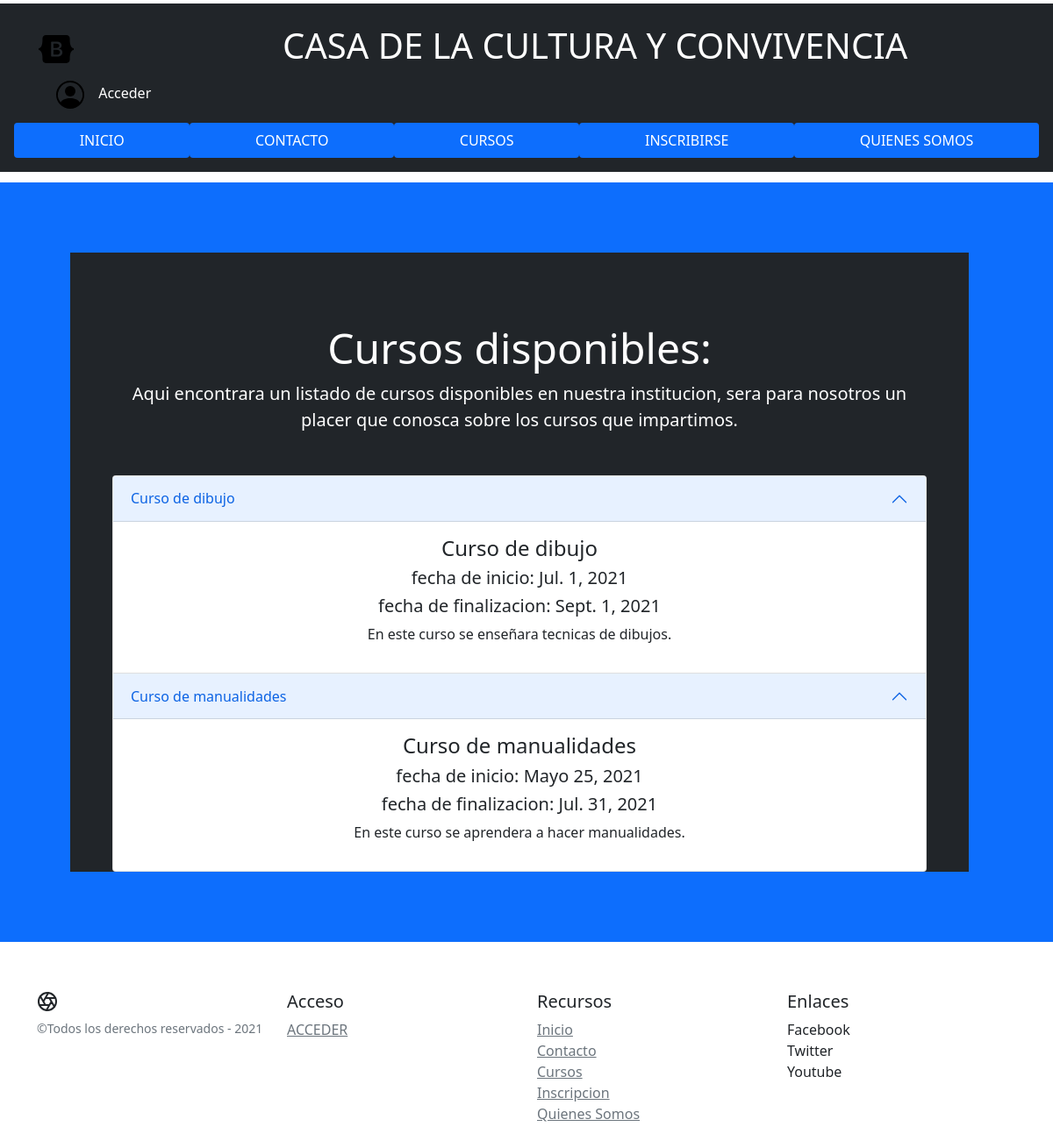
/casacultura/verCursos, run on an earlier commit of the app's database.
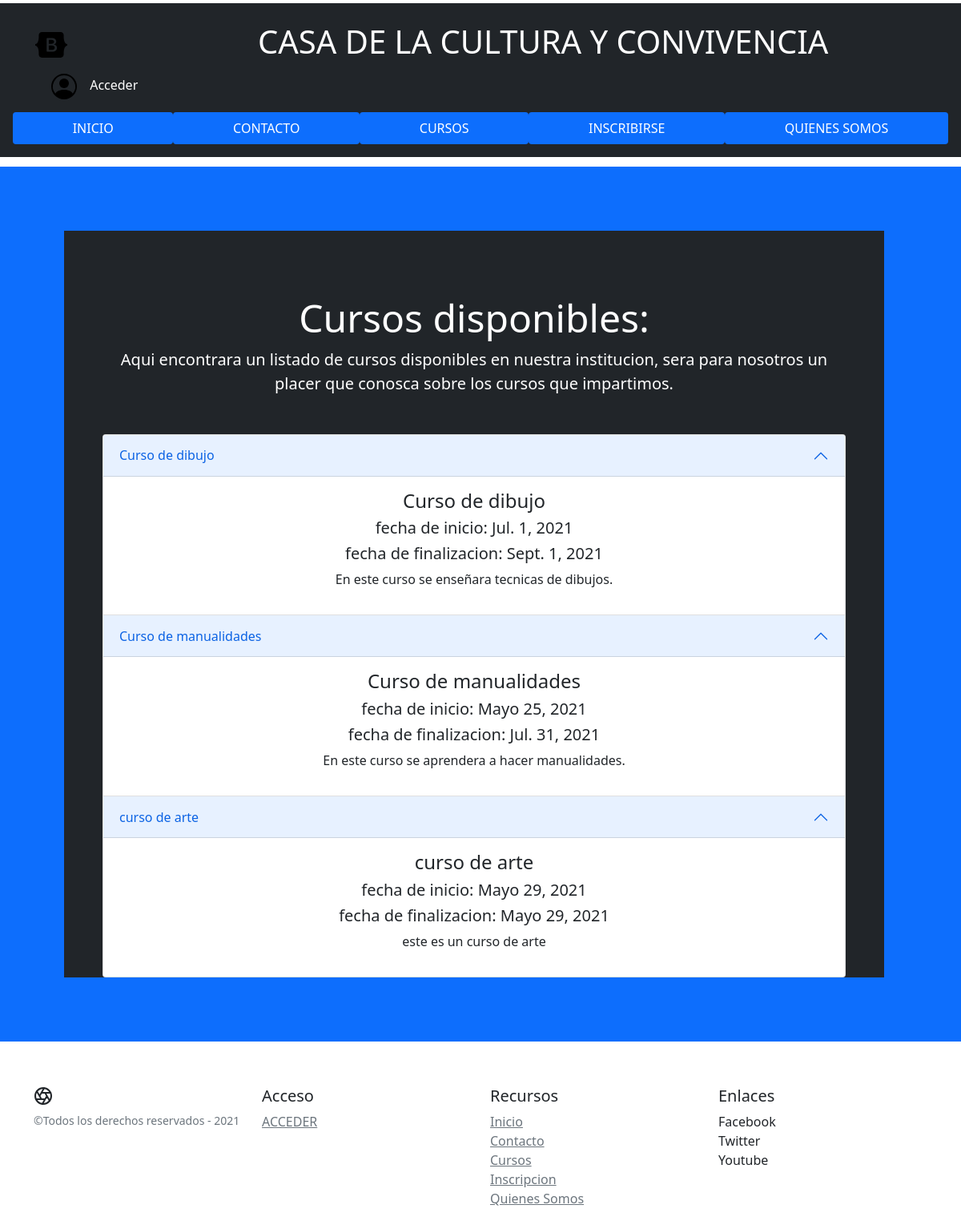
And on a later commit of the database.
### cursos/models.py (models this page shows, shortened)
class cursos(models.Model):
    nombre=models.CharField(max_length=100)
    descripcion=models.CharField(max_length=200)
    fecha_inicio=models.DateField()
    fecha_fin=models.DateField()

### cursos/views.py (the view)
# urls.py: path('verCursos',views.verCursos,name='verCursos'),
def verCursos(request):
    lista_cursos=cursos.objects.order_by('nombre')[:]
    template = loader.get_template('cursos/cursos.html')
    context = {
        'cursos_list': lista_cursos,
    }
    return  HttpResponse(template.render(context, request))

### cursos/templates/cursos/cursos.html (shortened to what this page needs)
{% extends "cursos/menu.html" %}
{% block content %}
<div class="position-relative overflow-hidden p-3 p-md-5 m-md-3 text-center bg-primary">
<div class="bg-dark me-md-3 pt-3 px-3 pt-md-5 px-md-5 text-center text-white overflow-hidden">
      <div class="my-3 py-3">
        <h2 class="display-5">Cursos disponibles:</h2>
        <p class="lead">Aqui encontrara un listado de cursos disponibles en nuestra institucion, sera para nosotros
          un placer que conosca sobre los cursos que impartimos.</p>
      </div>
{% if cursos_list %}
    <div class="accordion" id="accordionExample">
        {% for curso in cursos_list %}
  <div class="accordion-item">
    <h2 class="accordion-header" id="headingOne">
      <button class="accordion-button" type="button" data-bs-toggle="collapse" data-bs-target="#collapseOne" aria-expanded="true" aria-controls="collapseOne">
        {{curso.nombre}}
      </button>
    </h2>
    <div id="collapseOne" class="accordion-collapse collapse show" aria-labelledby="headingOne" data-bs-parent="#accordionExample">
      <div class="accordion-body text-dark">
         <h4 class="text-dark"> {{curso.nombre}}</h4>
          <h5>fecha de inicio: {{curso.fecha_inicio}}</h5>
          <h5>fecha de finalizacion: {{curso.fecha_fin}}</h5>
          <p>{{curso.descripcion}}</p>
      </div>
    </div>
  </div>
         {% endfor %}
   </div>
{% else %}
     <div class="bg-light shadow-sm mx-auto text-dark" style="width: 80%; height: 300px; border-radius: 21px 21px 0 0;">
         <h1>No hay cursos disponibles</h1>
     </div>
{% endif %}
</div>
</div>
{% endblock %}

### cursos/templates/cursos/menu.html (shortened to what this page needs)
<!doctype html>
<html lang="en">
  <head>
    <link href="https://cdn.jsdelivr.net/npm/bootstrap@5.0.1/dist/css/bootstrap.min.css" rel="stylesheet">
  </head>
  <body>
<header class="site-header sticky-top py-1">
  <div class="p-3 mb-2 bg-dark text-white">
 <div class="px-3 py-2 bg-dark text-white">
      <div class="container">
        <div class="d-flex flex-wrap align-items-center justify-content-center justify-content-lg-start">
          <a href="#" class="d-flex align-items-center col-md-3 mb-2 mb-md-0 text-dark text-decoration-none">
        <svg class="bi me-2" width="40" height="32" role="img" aria-label="Bootstrap"><use xlink:href="#bootstrap"/></svg>
      </a>
          <h1 class="">CASA DE LA CULTURA Y CONVIVENCIA</h1>
          <ul class="nav col-12 col-lg-auto my-2 justify-content-center my-md-0 text-small">
            <li>
              <a href="{% url 'administrar' %}" class="nav-link text-white">
                <svg class="bi me-2 " width="40" height="32"><use xlink:href="#people-circle"/></svg>
                Acceder
              </a>
            </li>
          </ul>
        </div>
      </div>
    </div>
    <div class="position-relative">
    <ul class="nav nav-pills nav-fill">
  <li class="nav-item">
    <a class="nav-link active" aria-current="page" href="{% url 'home' %}">INICIO</a>
  </li>
      <li class="nav-item">
    <a class="nav-link active" aria-current="page" href="{% url 'contacto' %}">CONTACTO</a>
  </li>
      <li class="nav-item">
    <a class="nav-link active" aria-current="page" href="{% url 'verCursos' %}">CURSOS</a>
  </li>
      <li class="nav-item">
    <a class="nav-link active" aria-current="page" href="{% url 'inscripcion' %}">INSCRIBIRSE</a>
  </li>
      <li class="nav-item">
    <a class="nav-link active" aria-current="page" href="{% url 'quienesSomos' %}">QUIENES SOMOS</a>
  </li>
  </ul>
    </div>
  </div>
</header>
<main>
<div class="p-3 mb-2 bg-primary text-white">
{% block content %} {% endblock %}
</div>
</main>
<footer class="container py-5">
  <div class="row">
    <div class="col-12 col-md">
      <small class="d-block mb-3 text-muted">&copy;Todos los derechos reservados - 2021</small>
    </div>
    <div class="col-6 col-md">
      <h5>Acceso</h5>
      <ul class="list-unstyled text-small">
        <li><a class="link-secondary" href="{% url 'administrar' %}">ACCEDER</a></li>
      </ul>
    </div>
    <div class="col-6 col-md">
      <h5>Recursos</h5>
      <ul class="list-unstyled text-small">
          <li><a class="link-secondary" href="{% url 'home' %}">Inicio</a></li>
        <li><a class="link-secondary" href="{% url 'contacto' %}">Contacto</a></li>
          <li><a class="link-secondary" href="{% url 'verCursos' %}">Cursos</a></li>
        <li><a class="link-secondary" href="{% url 'inscripcion' %}">Inscripcion</a></li>
           <li><a class="link-secondary" href="{% url 'quienesSomos' %}">Quienes Somos</a></li>
      </ul>
    </div>
    <div class="col-6 col-md">
      <h5>Enlaces</h5>
    <ul class="list-unstyled text-small">
        <li><a class="link-secondary" href="#"></a>Facebook</li>
         <li><a class="link-secondary" href="#"></a>Twitter</li>
         <li><a class="link-secondary" href="#"></a>Youtube</li>
    </ul>
    </div>
  </div>
</footer>
  </body>
</html>

What changed in the data, as far as the page shows it:
added cursos: nombre "curso de arte", fecha_inicio "Mayo 29, 2021", fecha_fin "Mayo 29, 2021", descripcion "este es un curso de arte"
